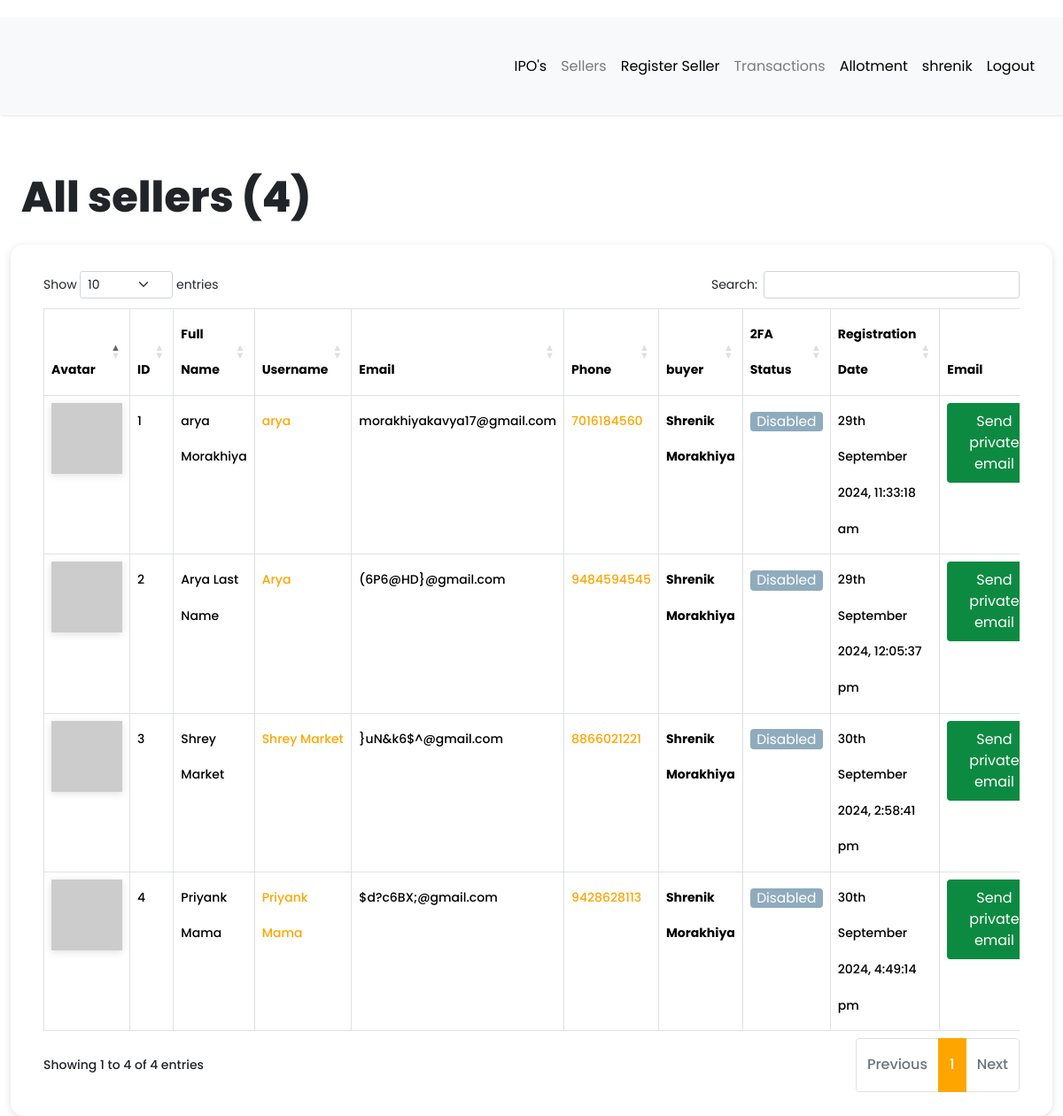
Page /dashboard/all-sellers (signed in) on the earlier database version.
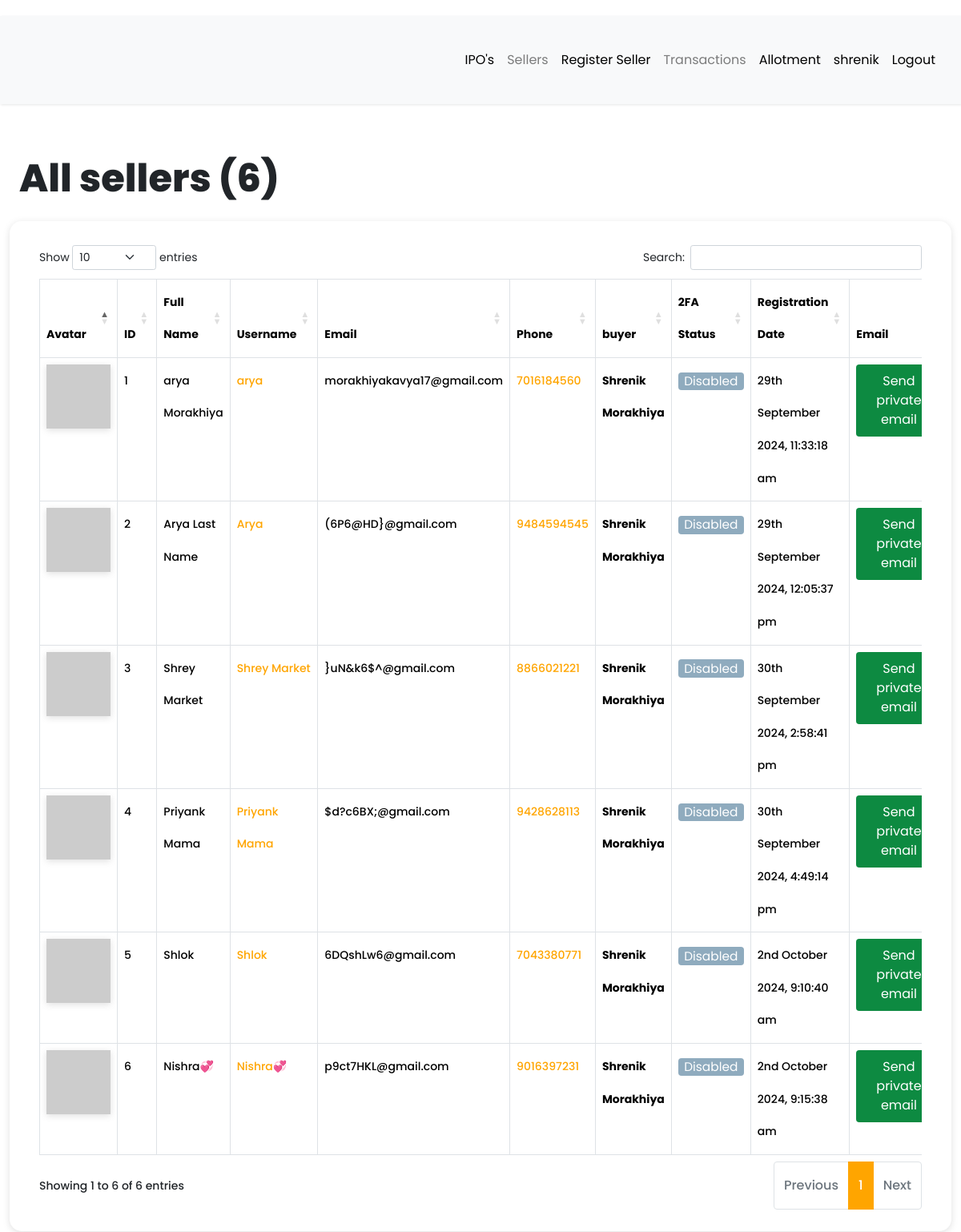
Same page on the later database version.
### app/models.py (models this page shows, shortened)
class User(db.Model, UserMixin):
    __tablename__ = "user"
    id = db.Column(db.Integer, primary_key=True)
    first_name = db.Column(db.String(64), index=True, default="First Name", nullable=False)
    last_name = db.Column(db.String(64), index=True, nullable=True)
    username = db.Column(db.String(64), index=True, unique=True, nullable=False)
    email = db.Column(db.String(128), index=True, nullable=False)
    password_hash = db.Column(db.String(128))
    confirm_password = db.Column(db.String(128))
    phone_number = db.Column(db.String(20), nullable=False, unique = True)
    verification_phone = db.Column(db.String(20))
    active = db.Column(db.Boolean, nullable=False, default=True)
    delete_account = db.Column(db.Boolean, default=False)
    registered_at = db.Column(db.DateTime, default=datetime.utcnow, nullable=False)
    emails = db.relationship("Email", backref="author", lazy="dynamic")
    type = db.Column(db.String(64))
    __mapper_args__ = {"polymorphic_identity": "user", "polymorphic_on": "type"}
    def two_factor_enabled(self):
        return self.verification_phone is not None
    @property
    def is_active(self):
        return self.active
    def avatar(self, size):
        digest = md5(self.email.lower().encode("utf-8")).hexdigest()
        return f"https://www.gravatar.com/avatar/{digest}?d=identicon&s={size}"

class Seller(User):
    __tablename__ = "seller"
    id = db.Column(
        db.Integer,
        db.ForeignKey("user.id", ondelete="CASCADE", name="fk_seller_user_id"),  # Explicit FK name
        primary_key=True
    )
    current_residence = db.Column(db.String(64), default="Ahmedabad, Gujarat")
    buyer_id = db.Column(db.Integer, db.ForeignKey("buyer.id", ondelete="CASCADE"))
    buyer = db.relationship(
        "Buyer", backref="buyer", foreign_keys=[buyer_id], passive_deletes=True
    )
    __mapper_args__ = {"polymorphic_identity": "seller", "polymorphic_load": "inline"}

### app/routes.py (the view)
@app.route("/dashboard/all-sellers")
@login_required
def all_sellers():
    try:
        if current_user.type == "admin":
            sellers = Seller.query.all()
            all_registered_sellers = len(sellers)
            return render_template(
                "seller/all_sellers.html",
                title="All sellers",
                sellers=sellers,
                all_registered_sellers=all_registered_sellers,
            )
        elif current_user.type == "buyer":
            sellers = Seller.query.filter_by(buyer_id=current_user.id).all()
            all_registered_sellers = len(sellers)
            return render_template(
                "seller/all_sellers.html",
                title="All sellers",
                sellers=sellers,
                all_registered_sellers=all_registered_sellers,
            )
        else:
            return flash_message()
    except Exception as e:
        print(f"An error occurred: {e}")
        return f"Error : {e}", 400

### app/models.py (called while the page is built)
@login.user_loader
def load_user(id):
    return User.query.get(int(id))

### app/templates/seller/all_sellers.html (shortened to what this page needs)
{% extends 'base.html' %}
{% block current_user_content %}
    <div class="container-fluid content">
        <div class="row">
            <div class="col-md-12">
                <h1 class="mt-4 mb-4">{{ title }} ({{ all_registered_sellers }})</h1>
            </div>
        </div>
        <div class="row users">
            <div class="col-md-12">
                <div class="table-responsive">
                    <table id="data" class="table table-hover table-bordered">
                        <thead>
                            <tr>
                                <th>Avatar</th>
                                <th>ID</th>
                                <th>Full Name</th>
                                <th>Username</th>
                                <th>Email</th>
                                <th>Phone</th>
                                <th>buyer</th>
                                <th>2FA Status</th>
                                <th>Registration Date</th>
                                <th>Email</th>
                            </tr>
                        </thead>
                        <tbody>
                            {% for seller in sellers %}
                                <tr>
                                    <td><img src="{{ seller.avatar(25) }}"></td>
                                    <td>{{ loop.index }}</td>
                                    <td>{{ seller.first_name }} {{ seller.last_name }}</td>
                                    <td> <a href="{{ url_for('all_transaction',seller_id = seller.id) }}">{{ seller.username }}</a></td>
                                    <td>{{ seller.email }}</td>
                                    <td><a href="https://wa.me/{{ seller.phone_number | replace('+', '') }}?text=Hello%20From%20KavyaArya" target="_blank">{{ seller.phone_number }}</a></td>
                                    <td><strong>{{ seller.buyer.first_name }} {{ seller.buyer.last_name }}</strong></td>
                                    {% if seller.two_factor_enabled() %}
                                        <td><span class="label label-info"> Enabled </span></td>
                                    {% else %}
                                        <td><span class="label label-info"> Disabled </span></td>
                                    {% endif %}
                                    <td>{{ moment(seller.registered_at).format('Do MMMM YYYY, h:mm:ss a') }}</td>
                                    <td>
                                        {% if seller.email == current_user.email %}
                                            <a
                                                href=" {{ url_for('compose_direct_email_to_seller', email=seller.email) }} "
                                                class="btn link_disabled"
                                                style="background-color: #0d8a41; color: white;">
                                                Send Private Email
                                            </a>
                                        {% else %}
                                            <a
                                                href=" {{ url_for('compose_direct_email_to_seller', email=seller.email) }} "
                                                class="btn"
                                                style="background-color: #0d8a41; color: white;">
                                                    Send private email
                                            </a>
                                        {% endif %}
                                    </td>
                                </tr>
                            {% endfor %}
                        </tbody>
                    </table>
                </div>
            </div>
        </div>
    </div>
{% endblock %}

### app/templates/base.html (shortened to what this page needs)
<!DOCTYPE html>
<html lang="eng">
<head>
  <link rel="stylesheet" href="https://cdnjs.cloudflare.com/ajax/libs/intl-tel-input/16.0.4/css/intlTelInput.css">
  <link rel="stylesheet" type="text/css" href="https://cdn.datatables.net/1.10.25/css/dataTables.bootstrap5.css">
  <link rel="stylesheet" href="{{ url_for('static', filename='css/navbar.css') }}">
  {% if current_user.is_authenticated %}
  <link rel="stylesheet" type="text/css" href="{{ url_for('static', filename='css/custom_current_user.css') }}"
    alt="52 Not available at this momoent">
  <link href="https://cdn.jsdelivr.net/npm/bootstrap@5.3.3/dist/css/bootstrap.min.css" rel="stylesheet"
>
  <link rel="stylesheet" href="{{ url_for('static', filename='css/main.css') }}">
  <link rel="stylesheet"
    href="https://cdnjs.cloudflare.com/ajax/libs/malihu-custom-scrollbar-plugin/3.1.5/jquery.mCustomScrollbar.min.css">
  {% endif %}
</head>
<body>
    {% if current_user.is_authenticated %}
    {% if current_user.is_active %}
    <div class="wrapper">
      <div id="content">
        <nav class="navbar navbar-expand-lg navbar-light bg-light">
          <div class="container-fluid">
            {% if current_user.type == "seller" %}
            <div class="collapse navbar-collapse" id="navbarSupportedContent">
              <ul class="nav navbar-nav ms-auto">
                <li class="nav-item">
                  <a class="nav-link {{ 'link_disabled' if request.endpoint == 'view_product' else '' }}"
                    href="{{ url_for('view_product') }}" alt="459 Not available at this moment">IPO's</a>
                </li>
                <li class="nav-item">
                  <a class="nav-link {{ 'link_disabled' if request.endpoint == 'all_pan' else '' }}"
                    href="{{ url_for('all_pan') }}" alt="459 Not available at this moment">My Pan</a>
                </li>
                <li class="nav-item">
                  <a class="nav-link {{ 'link_disabled' if request.endpoint == 'add_pan' else '' }}"
                    href="{{ url_for('add_pan') }}" alt="459 Not available at this moment">Add Pan</a>
                </li>
                <li class="nav-item">
                  <a class="nav-link {{ 'link_disabled' if request.endpoint == 'all_transaction' else '' }}"
                    href="{{ url_for('all_transaction') }}" alt="459 Not available at this moment">Transactions</a>
                </li>
                <li class="nav-item">
                  <a class="nav-link {{ 'link_disabled' if request.endpoint == 'checking_allotment' else '' }}"
                    href="{{ url_for('checking_allotment') }}" alt="459 Not available at this moment">Allotment</a>
                </li>
                <li class="nav-item ">
                  <a class="nav-link {{ 'link_disabled' if request.endpoint == 'dashboard' else '' }}"
                    href="{{ url_for('dashboard') }}" alt="459 Not available at this moment">{{ current_user.username
                    }}</a>
                </li>
                <li class="nav-item">
                  <a class="nav-link {{ 'link_disabled' if request.endpoint == 'logout' else '' }}"
                    href="{{ url_for('logout') }}" alt="459 Not available at this moment">Logout</a>
                </li>
              </ul>
            </div>
            {% elif current_user.type == "buyer" %}
            <div class="collapse navbar-collapse" id="navbarSupportedContent">
              <ul class="nav navbar-nav ms-auto">
                <li class="nav-item">
                  <a class="nav-link {{ 'link_disabled' if request.endpoint == 'view_product' else '' }}"
                    href="{{ url_for('view_product') }}" alt="459 Not available at this moment">IPO's</a>
                </li>
                <li class="nav-item">
                  <a class="nav-link {{ 'link_disabled' if request.endpoint == 'all_sellers' else '' }}"
                    href="{{ url_for('all_sellers') }}" alt="459 Not available at this moment">Sellers</a>
                </li>
                <li class="nav-item">
                  <a class="nav-link {{ 'link_disabled' if request.endpoint == 'register_seller' else '' }}"
                    href="{{ url_for('register_seller') }}" alt="459 Not available at this moment">Register Seller</a>
                </li>
                <li class="nav-item">
                  <a class="nav-link {{ 'link_disabled' if request.endpoint == 'all_sellers' else '' }}"
                    href="{{ url_for('all_sellers') }}" alt="459 Not available at this moment">Transactions</a>
                </li>
                <li class="nav-item">
                  <a class="nav-link {{ 'link_disabled' if request.endpoint == 'checking_allotment' else '' }}"
                    href="{{ url_for('checking_allotment') }}" alt="459 Not available at this moment">Allotment</a>
                </li>
                <li class="nav-item ">
                  <a class="nav-link {{ 'link_disabled' if request.endpoint == 'dashboard' else '' }}"
                    href="{{ url_for('dashboard') }}" alt="459 Not available at this moment">{{ current_user.username
                    }}</a>
                </li>
                <li class="nav-item">
                  <a class="nav-link {{ 'link_disabled' if request.endpoint == 'logout' else '' }}"
                    href="{{ url_for('logout') }}" alt="459 Not available at this moment">Logout</a>
                </li>
              </ul>
            </div>
            {% endif %}
        </nav>
        {% block current_user_content %}
        {% endblock %}
      </div>
    </div>
    {% endif %}
    {% endif %}
</body>
</html>

### app/static/css/navbar.css (style rules this page uses)
:root { --default-primary: #90f188; --default-secondary: #0f1d07; --container-gutter: clamp(2.5rem, 2.6455026455vw, 3.325rem); --theme-primary: var(--default-primary); --theme-secondary: var(--default-secondary); }

### app/static/css/custom_current_user.css (style rules this page uses)
body { font-family: 'Poppins', sans-serif; background: #fafafa; }
a, a:hover, a:focus { color: inherit; text-decoration: none; transition: all 0.3s; }
.navbar { padding: 15px 10px; background: #fff; border: none; border-radius: 0; margin-bottom: 40px; box-shadow: 1px 1px 3px #0000001a; }
.wrapper { display: flex; width: 100%; }
#content { width: calc(100%); padding-top: 20px; padding-bottom: 20px; min-height: 100vh; transition: all 0.3s; position: absolute; top: 0; right: 0; }
.users { margin-bottom: 25px; padding: 25px; border-radius: 15px; box-shadow: #63636333 0px 2px 8px 0px; }
.link_disabled { pointer-events: none; color: currentColor; cursor: not-allowed; opacity: 0.5; text-decoration: none; }
.btn { display: inline-block; font-weight: 400; line-height: 0.5; color: #575555; text-align: center; text-decoration: none; vertical-align: middle; cursor: pointer; -webkit-user-select: none; -moz-user-select: none; -ms-user-select: none; user-select: none; background-color: #c2c2c2; border: 1px solid transparent; padding: 0.8rem 0.8rem; font-size: 1.1em; border-radius: 0.25rem; transition: color 0.15s ease-in-out, background-color 0.15s ease-in-out, border-color 0.15s ease-in-out, box-shadow 0.15s ease-in-out; }
.label { display: inline-block; font-weight: 400; line-height: 0.5; text-align: center; text-decoration: none; vertical-align: middle; cursor: pointer; -webkit-user-select: none; -moz-user-select: none; -ms-user-select: none; user-select: none; background-color: #e2e2e2; border: 1px solid transparent; padding: 0.4rem 0.4rem; font-size: 1.1em; border-radius: 0.25rem; transition: color 0.15s ease-in-out, background-color 0.15s ease-in-out, border-color 0.15s ease-in-out, box-shadow 0.15s ease-in-out; }
.label-info { background-color: #8fabbe; }
.label-info, .label-success, .label-warning, .label-danger, .label-info:hover, .label-success:hover, .label-warning:hover, .label-danger:hover { color: white; }
img { box-shadow: #63636333 0px 2px 8px 0px; }

Differences in the rows shown:
added Seller: first_name "Shlok", username "Shlok", email "6DQshLw6@gmail.com", phone_number "7043380771", buyer.first_name "Shrenik", buyer.last_name "Morakhiya"
added User: registered_at "2nd October 2024, 9:10:40 am"
added Seller: first_name "Nishra💞", username "Nishra💞", email "p9ct7HKL@gmail.com", phone_number "9016397231", buyer.first_name "Shrenik", buyer.last_name "Morakhiya"
added User: registered_at "2nd October 2024, 9:15:38 am"
Other differences:
{{ all_registered_sellers }}: "4" → "6"
text written by a page script: "Show entries Search: Showing 1 to 4 of 4 entries Previous 1 Next" → "Show entries Search: Showing 1 to 6 of 6 entries Previous 1 Next"
